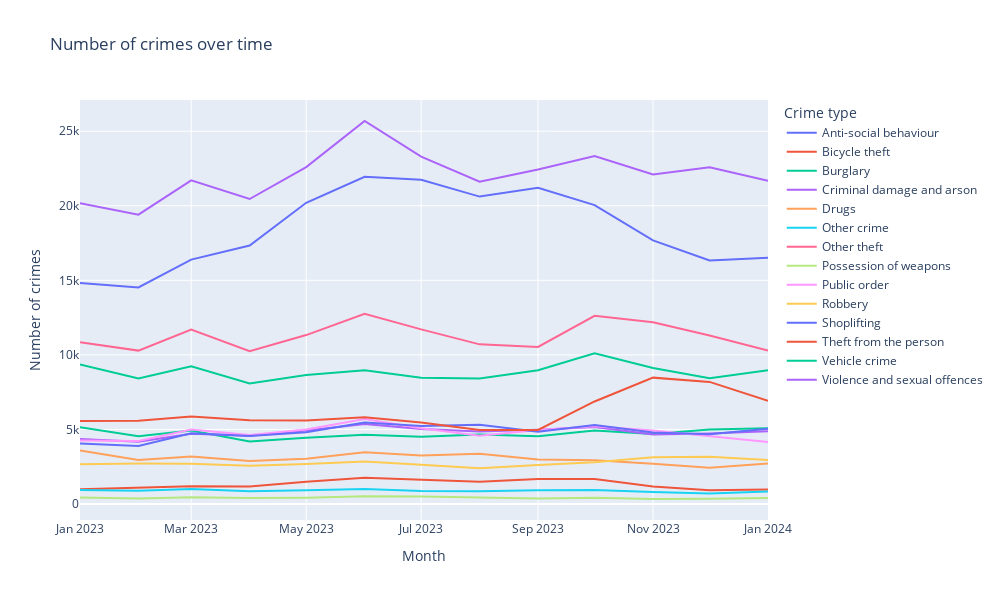

The code cell stored with this chart in its notebook:
### Markdown cell above
### Different crime types over time

### Code cell
crimes['Month'] = pd.to_datetime(crimes['Month'])

crime_type_group = crimes.groupby(['Crime type', 'Month']).size().reset_index(name='count')

fig = px.line(
        crime_type_group, 
        x='Month', 
        y='count', 
        color='Crime type',
        title='Number of crimes over time',
        width=1000,
        height=600,
    )

fig.update_xaxes(title_text='Month')
fig.update_yaxes(title_text='Number of crimes')
fig.show()

### Figure 1 — Plotly figure (JSON) as saved in the notebook; plotly's stock layout.template omitted (floating-point values rounded to 4 significant figures)
{"data": [{"hovertemplate": "Crime type=Anti-social behaviour<br>Month=%{x}<br>count=%{y}<extra></extra>", "legendgroup": "Anti-social behaviour", "line": {"color": "#636efa", "dash": "solid"}, "marker": {"symbol": "circle"}, "mode": "lines", "name": "Anti-social behaviour", "orientation": "v", "showlegend": true, "type": "scatter", "x": ["2023-01-01T00:00:00", "2023-02-01T00:00:00", "2023-03-01T00:00:00", "2023-04-01T00:00:00", "2023-05-01T00:00:00", "2023-06-01T00:00:00", "2023-07-01T00:00:00", "2023-08-01T00:00:00", "2023-09-01T00:00:00", "2023-10-01T00:00:00", "2023-11-01T00:00:00", "2023-12-01T00:00:00", "2024-01-01T00:00:00"], "xaxis": "x", "y": [14822, 14526, 16391, 17334, 20203, 21945, 21744, 20616, 21204, 20045, 17679, 16337, 16514], "yaxis": "y"}, {"hovertemplate": "Crime type=Bicycle theft<br>Month=%{x}<br>count=%{y}<extra></extra>", "legendgroup": "Bicycle theft", "line": {"color": "#EF553B", "dash": "solid"}, "marker": {"symbol": "circle"}, "mode": "lines", "name": "Bicycle theft", "orientation": "v", "showlegend": true, "type": "scatter", "x": ["2023-01-01T00:00:00", "2023-02-01T00:00:00", "2023-03-01T00:00:00", "2023-04-01T00:00:00", "2023-05-01T00:00:00", "2023-06-01T00:00:00", "2023-07-01T00:00:00", "2023-08-01T00:00:00", "2023-09-01T00:00:00", "2023-10-01T00:00:00", "2023-11-01T00:00:00", "2023-12-01T00:00:00", "2024-01-01T00:00:00"], "xaxis": "x", "y": [987, 1081, 1189, 1171, 1501, 1758, 1623, 1490, 1669, 1682, 1179, 930, 969], "yaxis": "y"}, {"hovertemplate": "Crime type=Burglary<br>Month=%{x}<br>count=%{y}<extra></extra>", "legendgroup": "Burglary", "line": {"color": "#00cc96", "dash": "solid"}, "marker": {"symbol": "circle"}, "mode": "lines", "name": "Burglary", "orientation": "v", "showlegend": true, "type": "scatter", "x": ["2023-01-01T00:00:00", "2023-02-01T00:00:00", "2023-03-01T00:00:00", "2023-04-01T00:00:00", "2023-05-01T00:00:00", "2023-06-01T00:00:00", "2023-07-01T00:00:00", "2023-08-01T00:00:00", "2023-09-01T00:00:00", "2023-10-01T00:00:00", "2023-11-01T00:00:00", "2023-12-01T00:00:00", "2024-01-01T00:00:00"], "xaxis": "x", "y": [5143, 4546, 4925, 4185, 4441, 4652, 4513, 4665, 4551, 4923, 4703, 4990, 5082], "yaxis": "y"}, {"hovertemplate": "Crime type=Criminal damage and arson<br>Month=%{x}<br>count=%{y}<extra></extra>", "legendgroup": "Criminal damage and arson", "line": {"color": "#ab63fa", "dash": "solid"}, "marker": {"symbol": "circle"}, "mode": "lines", "name": "Criminal damage and arson", "orientation": "v", "showlegend": true, "type": "scatter", "x": ["2023-01-01T00:00:00", "2023-02-01T00:00:00", "2023-03-01T00:00:00", "2023-04-01T00:00:00", "2023-05-01T00:00:00", "2023-06-01T00:00:00", "2023-07-01T00:00:00", "2023-08-01T00:00:00", "2023-09-01T00:00:00", "2023-10-01T00:00:00", "2023-11-01T00:00:00", "2023-12-01T00:00:00", "2024-01-01T00:00:00"], "xaxis": "x", "y": [4362, 4182, 4705, 4575, 4937, 5365, 5029, 4862, 4983, 5165, 4660, 4726, 4874], "yaxis": "y"}, {"hovertemplate": "Crime type=Drugs<br>Month=%{x}<br>count=%{y}<extra></extra>", "legendgroup": "Drugs", "line": {"color": "#FFA15A", "dash": "solid"}, "marker": {"symbol": "circle"}, "mode": "lines", "name": "Drugs", "orientation": "v", "showlegend": true, "type": "scatter", "x": ["2023-01-01T00:00:00", "2023-02-01T00:00:00", "2023-03-01T00:00:00", "2023-04-01T00:00:00", "2023-05-01T00:00:00", "2023-06-01T00:00:00", "2023-07-01T00:00:00", "2023-08-01T00:00:00", "2023-09-01T00:00:00", "2023-10-01T00:00:00", "2023-11-01T00:00:00", "2023-12-01T00:00:00", "2024-01-01T00:00:00"], "xaxis": "x", "y": [3596, 2947, 3188, 2877, 3034, 3469, 3261, 3369, 2990, 2936, 2707, 2433, 2713], "yaxis": "y"}, {"hovertemplate": "Crime type=Other crime<br>Month=%{x}<br>count=%{y}<extra></extra>", "legendgroup": "Other crime", "line": {"color": "#19d3f3", "dash": "solid"}, "marker": {"symbol": "circle"}, "mode": "lines", "name": "Other crime", "orientation": "v", "showlegend": true, "type": "scatter", "x": ["2023-01-01T00:00:00", "2023-02-01T00:00:00", "2023-03-01T00:00:00", "2023-04-01T00:00:00", "2023-05-01T00:00:00", "2023-06-01T00:00:00", "2023-07-01T00:00:00", "2023-08-01T00:00:00", "2023-09-01T00:00:00", "2023-10-01T00:00:00", "2023-11-01T00:00:00", "2023-12-01T00:00:00", "2024-01-01T00:00:00"], "xaxis": "x", "y": [934, 883, 1012, 854, 917, 1010, 870, 864, 921, 936, 805, 708, 831], "yaxis": "y"}, {"hovertemplate": "Crime type=Other theft<br>Month=%{x}<br>count=%{y}<extra></extra>", "legendgroup": "Other theft", "line": {"color": "#FF6692", "dash": "solid"}, "marker": {"symbol": "circle"}, "mode": "lines", "name": "Other theft", "orientation": "v", "showlegend": true, "type": "scatter", "x": ["2023-01-01T00:00:00", "2023-02-01T00:00:00", "2023-03-01T00:00:00", "2023-04-01T00:00:00", "2023-05-01T00:00:00", "2023-06-01T00:00:00", "2023-07-01T00:00:00", "2023-08-01T00:00:00", "2023-09-01T00:00:00", "2023-10-01T00:00:00", "2023-11-01T00:00:00", "2023-12-01T00:00:00", "2024-01-01T00:00:00"], "xaxis": "x", "y": [10851, 10288, 11696, 10255, 11329, 12759, 11710, 10706, 10535, 12619, 12185, 11302, 10297], "yaxis": "y"}, {"hovertemplate": "Crime type=Possession of weapons<br>Month=%{x}<br>count=%{y}<extra></extra>", "legendgroup": "Possession of weapons", "line": {"color": "#B6E880", "dash": "solid"}, "marker": {"symbol": "circle"}, "mode": "lines", "name": "Possession of weapons", "orientation": "v", "showlegend": true, "type": "scatter", "x": ["2023-01-01T00:00:00", "2023-02-01T00:00:00", "2023-03-01T00:00:00", "2023-04-01T00:00:00", "2023-05-01T00:00:00", "2023-06-01T00:00:00", "2023-07-01T00:00:00", "2023-08-01T00:00:00", "2023-09-01T00:00:00", "2023-10-01T00:00:00", "2023-11-01T00:00:00", "2023-12-01T00:00:00", "2024-01-01T00:00:00"], "xaxis": "x", "y": [441, 369, 459, 406, 426, 513, 509, 433, 371, 415, 336, 345, 409], "yaxis": "y"}, {"hovertemplate": "Crime type=Public order<br>Month=%{x}<br>count=%{y}<extra></extra>", "legendgroup": "Public order", "line": {"color": "#FF97FF", "dash": "solid"}, "marker": {"symbol": "circle"}, "mode": "lines", "name": "Public order", "orientation": "v", "showlegend": true, "type": "scatter", "x": ["2023-01-01T00:00:00", "2023-02-01T00:00:00", "2023-03-01T00:00:00", "2023-04-01T00:00:00", "2023-05-01T00:00:00", "2023-06-01T00:00:00", "2023-07-01T00:00:00", "2023-08-01T00:00:00", "2023-09-01T00:00:00", "2023-10-01T00:00:00", "2023-11-01T00:00:00", "2023-12-01T00:00:00", "2024-01-01T00:00:00"], "xaxis": "x", "y": [4256, 4224, 5003, 4620, 4999, 5703, 5076, 4583, 4956, 5220, 4936, 4567, 4159], "yaxis": "y"}, {"hovertemplate": "Crime type=Robbery<br>Month=%{x}<br>count=%{y}<extra></extra>", "legendgroup": "Robbery", "line": {"color": "#FECB52", "dash": "solid"}, "marker": {"symbol": "circle"}, "mode": "lines", "name": "Robbery", "orientation": "v", "showlegend": true, "type": "scatter", "x": ["2023-01-01T00:00:00", "2023-02-01T00:00:00", "2023-03-01T00:00:00", "2023-04-01T00:00:00", "2023-05-01T00:00:00", "2023-06-01T00:00:00", "2023-07-01T00:00:00", "2023-08-01T00:00:00", "2023-09-01T00:00:00", "2023-10-01T00:00:00", "2023-11-01T00:00:00", "2023-12-01T00:00:00", "2024-01-01T00:00:00"], "xaxis": "x", "y": [2658, 2710, 2697, 2559, 2682, 2845, 2628, 2401, 2615, 2807, 3129, 3171, 2946], "yaxis": "y"}, {"hovertemplate": "Crime type=Shoplifting<br>Month=%{x}<br>count=%{y}<extra></extra>", "legendgroup": "Shoplifting", "line": {"color": "#636efa", "dash": "solid"}, "marker": {"symbol": "circle"}, "mode": "lines", "name": "Shoplifting", "orientation": "v", "showlegend": true, "type": "scatter", "x": ["2023-01-01T00:00:00", "2023-02-01T00:00:00", "2023-03-01T00:00:00", "2023-04-01T00:00:00", "2023-05-01T00:00:00", "2023-06-01T00:00:00", "2023-07-01T00:00:00", "2023-08-01T00:00:00", "2023-09-01T00:00:00", "2023-10-01T00:00:00", "2023-11-01T00:00:00", "2023-12-01T00:00:00", "2024-01-01T00:00:00"], "xaxis": "x", "y": [4063, 3894, 4743, 4555, 4818, 5459, 5231, 5316, 4854, 5303, 4789, 4678, 5053], "yaxis": "y"}, {"hovertemplate": "Crime type=Theft from the person<br>Month=%{x}<br>count=%{y}<extra></extra>", "legendgroup": "Theft from the person", "line": {"color": "#EF553B", "dash": "solid"}, "marker": {"symbol": "circle"}, "mode": "lines", "name": "Theft from the person", "orientation": "v", "showlegend": true, "type": "scatter", "x": ["2023-01-01T00:00:00", "2023-02-01T00:00:00", "2023-03-01T00:00:00", "2023-04-01T00:00:00", "2023-05-01T00:00:00", "2023-06-01T00:00:00", "2023-07-01T00:00:00", "2023-08-01T00:00:00", "2023-09-01T00:00:00", "2023-10-01T00:00:00", "2023-11-01T00:00:00", "2023-12-01T00:00:00", "2024-01-01T00:00:00"], "xaxis": "x", "y": [5570, 5577, 5875, 5618, 5598, 5810, 5471, 4958, 4963, 6876, 8475, 8188, 6915], "yaxis": "y"}, {"hovertemplate": "Crime type=Vehicle crime<br>Month=%{x}<br>count=%{y}<extra></extra>", "legendgroup": "Vehicle crime", "line": {"color": "#00cc96", "dash": "solid"}, "marker": {"symbol": "circle"}, "mode": "lines", "name": "Vehicle crime", "orientation": "v", "showlegend": true, "type": "scatter", "x": ["2023-01-01T00:00:00", "2023-02-01T00:00:00", "2023-03-01T00:00:00", "2023-04-01T00:00:00", "2023-05-01T00:00:00", "2023-06-01T00:00:00", "2023-07-01T00:00:00", "2023-08-01T00:00:00", "2023-09-01T00:00:00", "2023-10-01T00:00:00", "2023-11-01T00:00:00", "2023-12-01T00:00:00", "2024-01-01T00:00:00"], "xaxis": "x", "y": [9350, 8412, 9242, 8084, 8659, 8974, 8463, 8425, 8968, 10108, 9115, 8433, 8970], "yaxis": "y"}, {"hovertemplate": "Crime type=Violence and sexual offences<br>Month=%{x}<br>count=%{y}<extra></extra>", "legendgroup": "Violence and sexual offences", "line": {"color": "#ab63fa", "dash": "solid"}, "marker": {"symbol": "circle"}, "mode": "lines", "name": "Violence and sexual offences", "orientation": "v", "showlegend": true, "type": "scatter", "x": ["2023-01-01T00:00:00", "2023-02-01T00:00:00", "2023-03-01T00:00:00", "2023-04-01T00:00:00", "2023-05-01T00:00:00", "2023-06-01T00:00:00", "2023-07-01T00:00:00", "2023-08-01T00:00:00", "2023-09-01T00:00:00", "2023-10-01T00:00:00", "2023-11-01T00:00:00", "2023-12-01T00:00:00", "2024-01-01T00:00:00"], "xaxis": "x", "y": [20178, 19402, 21708, 20454, 22596, 25685, 23290, 21613, 22439, 23340, 22105, 22588, 21679], "yaxis": "y"}], "layout": {"height": 600, "legend": {"title": {"text": "Crime type"}, "tracegroupgap": 0}, "title": {"text": "Number of crimes over time"}, "width": 1000, "xaxis": {"anchor": "y", "domain": [0, 1], "title": {"text": "Month"}}, "yaxis": {"anchor": "x", "domain": [0, 1], "title": {"text": "Number of crimes"}}}}
